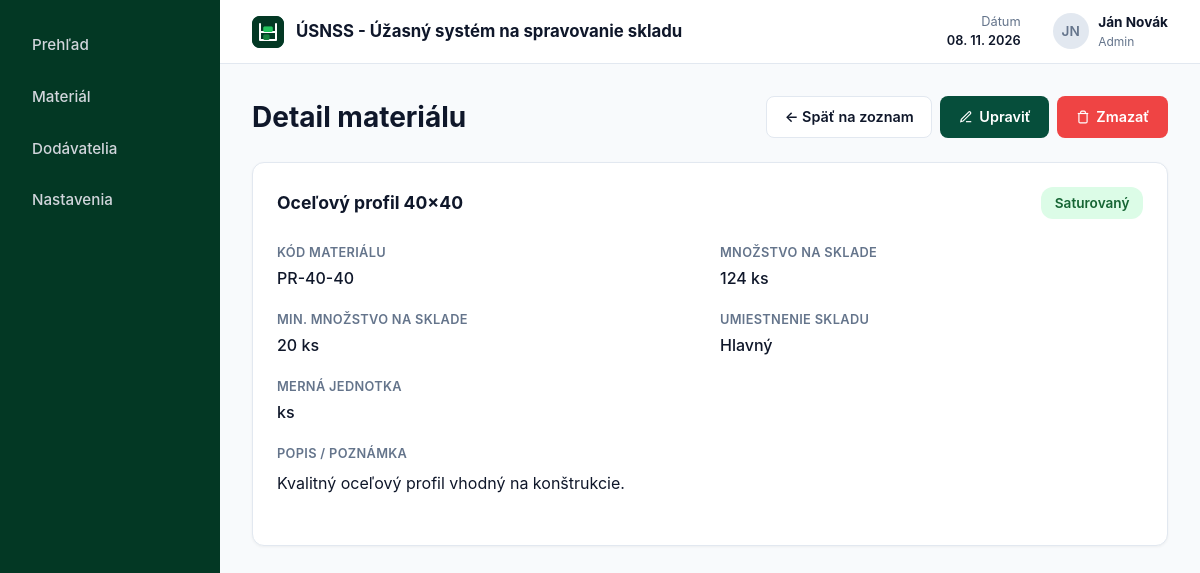
The app's page /?c=material&a=show&id=1 with its own data.
### tables this page shows
CREATE TABLE IF NOT EXISTS `materials` (
    `id` INT AUTO_INCREMENT PRIMARY KEY,
    `title` VARCHAR(255) NOT NULL,
    `code` VARCHAR(100) NOT NULL,
    `in_stock` INT NOT NULL DEFAULT 0,
    `min_stock` INT NOT NULL DEFAULT 0,
    `unit` VARCHAR(50) NOT NULL DEFAULT 'ks',
    `warehouse` VARCHAR(100) NOT NULL DEFAULT 'Hlavný',
    `description` TEXT NULL,
    `created_at` TIMESTAMP DEFAULT CURRENT_TIMESTAMP
);

### Framework/Http/Responses/Response.php (called while the page is built, shortened)
<?php
abstract class Response
{
    public function send(): void
    {
        $this->generate();
    }
}

### public/index.php (called while the page is built, shortened)
<?php
require __DIR__ . '/../Framework/ClassLoader.php';
try {
    $app = new App();
    $app->run();
} catch (Exception $e) {
    die('An error occurred: ' . $e->getMessage());
}

### Framework/Support/LinkGenerator.php (called while the page is built, shortened)
<?php
class LinkGenerator
{
    private Request $request;
    public function __construct(Request $request, Router $router)
    {
        $this->request = $request;
    }
    public function url(
        string|array $destination,
        array $parameters = [],
        bool $absolute = false,
        bool $appendParameters = false
    ): string {
        list($controller, $action) = explode(".", $destination);
        $args = $appendParameters ? $this->request->get() : [];
        $args = ["c" => lcfirst($controller), "a" => $action != "index" ? $action : null] + $parameters + $args;
        $basePath = $absolute ? $this->request->getBaseUrl() : "";
        return $basePath . "?" . http_build_query($args);
    }
}

### Framework/Http/Request.php (called while the page is built, shortened)
<?php
class Request
{
    private array $get;
    private array $post;
    public function __construct()
    {
        $this->get = $_GET;
        $this->post = $_POST;
    }
    public function get(?string $key = null): mixed
    {
        return $key === null ? $this->get : ($this->get[$key] ?? null);
    }
    public function post(?string $key = null): mixed
    {
        return $key === null ? $this->post : ($this->post[$key] ?? null);
    }
    public function value(string $key): mixed
    {
        return $this->post($key) ?? $this->get($key);
    }
}

### App/Controllers/MaterialController.php (called while the page is built, shortened)
<?php
class MaterialController extends BaseController
{
    public function show(Request $request): Response
    {
        $id = (int)$request->value('id');
        $material = $id > 0 ? Material::getOne($id) : null;
        return $this->html([
            'material' => $material,
        ], 'show');
    }
}

### Framework/ClassLoader.php (called while the page is built, shortened)
<?php
class ClassLoader
{
    public static function Boot(): void
    {
        spl_autoload_register(function ($class_name) {
            $file = self::getClassFile($class_name);
        });
    }
    public static function getClassFile(string $className): string
    {
        $baseDir = realpath(dirname(__DIR__));
        $relativePath = str_replace('\\', DIRECTORY_SEPARATOR, ltrim($className, '\\')) . '.php';
        return $baseDir . DIRECTORY_SEPARATOR . $relativePath;
    }
}
require __DIR__ . DIRECTORY_SEPARATOR . 'Support' . DIRECTORY_SEPARATOR . 'functions.php';

### Framework/Core/Model.php (called while the page is built, shortened)
<?php
abstract class Model implements \JsonSerializable
{
    protected static ?string $tableName = null;
    protected static ?string $primaryKey = null;
    protected static array $columnsMap = [];
    private static array $dbColumns = [];
    private static IDbConvention $dbConventions;
    protected static function getTableName(): string
    {
        if (!empty(static::$tableName)) {
            return static::$tableName;
        }
        return self::getConventions()->getTableName(get_called_class());
    }
    protected static function getPkColumnName(): string
    {
        if (!empty(static::$primaryKey)) {
            return static::$primaryKey;
        }
        return self::getConventions()->getPkColumnName(get_called_class());
    }
    protected static function getColumnsMap(): array
    {
        return static::$columnsMap ?? [];
    }
    public static function getOne(mixed $id): ?static
    {
        try {
            $sql = "SELECT " . static::getDBColumnNamesList() . " FROM `" . static::getTableName() . "` WHERE `" .
                static::getPkColumnName() . "`=?";
            $stmt = Connection::getInstance()->prepare($sql);
            $stmt->setFetchMode(PDO::FETCH_CLASS | PDO::FETCH_PROPS_LATE, static::class);
            $stmt->execute([$id]);
            $model = $stmt->fetch() ?: null;
            if ($model !== null) {
                $model->_dbId = $model->getIdValue();
                $model->_resultSet = new ResultSet([$model]);
            }
            return $model;
        } catch (PDOException $exception) {
            throw new Exception('Query failed: ' . $exception->getMessage(), 0, $exception);
        }
    }
    private static function getDbColumns(): array
    {
        try {
            $sql = "DESCRIBE " . static::getTableName();
            $stmt = Connection::getInstance()->prepare($sql);
            $stmt->execute([]);
            self::$dbColumns[static::class] = array_column($stmt->fetchAll(), 'Field');
            return self::$dbColumns[static::class];
        } catch (PDOException $exception) {
            throw new Exception('Query failed: ' . $exception->getMessage(), 0, $exception);
        }
    }
    private function getIdValue(): mixed
    {
        $pk = static::getPkColumnName();
        $prop = static::toPropertyName($pk);
        return isset($this->{$prop}) ? $this->{$prop} : null;
    }
    private static function getModelProperties(): array
    {
        $reflection = new \ReflectionClass(static::class);
        $properties = [];
        foreach ($reflection->getProperties() as $property) {
            $propertyName = $property->getName();
            if ($property->isStatic()) {
                continue;
            }
            $properties[$propertyName] = true;
        }
        return $properties;
    }
    private static function getDBColumnNamesList(): string
    {
        $dbColumns = [];
        foreach (static::getDbColumns() as $columnName) {
            $propertyName = static::toPropertyName($columnName);
            if ($propertyName != $columnName) {
                $dbColumns[] = "`$columnName` AS {$propertyName}";
            } else {
                $dbColumns[] = $columnName;
            }
        }
        return implode(', ', $dbColumns);
    }
    private static function toPropertyName(string $columnName): string
    {
        $customMapping = static::getColumnsMap();
        if (isset($customMapping[$columnName])) {
            return $customMapping[$columnName];
        } else {
            return static::getConventions()->toPropertyName($columnName);
        }
    }
    private static function getConventions(): IDbConvention
    {
        if (!isset(static::$dbConventions)) {
            static::$dbConventions = new (Configuration::DB_CONVENTIONS_CLASS)();
        }
        return static::$dbConventions;
    }
}

### Framework/DB/Connection.php (called while the page is built, shortened)
<?php
class Connection
{
    private static ?Connection $instance = null;
    private PDO $db;
    public function __construct(PDO $db)
    {
        $this->db = $db;
    }
    public static function getInstance(): Connection
    {
        try {
            if (self::$instance == null) {
                $db = new PDO(
                    'mysql:dbname=' . Configuration::DB_NAME . ';host=' . Configuration::DB_HOST,
                    Configuration::DB_USER,
                    Configuration::DB_PASS
                );
                $db->setAttribute(PDO::ATTR_ERRMODE, PDO::ERRMODE_EXCEPTION);
                $db->setAttribute(PDO::ATTR_EMULATE_PREPARES, true);
                self::$instance = new self($db);
            }
            return self::$instance;
        } catch (PDOException $e) {
            throw new Exception('Connection failed: ' . $e->getMessage());
        }
    }
    public function prepare(string $sql): DebugStatement
    {
        try {
            return new DebugStatement($this->db->prepare($sql));
        } catch (PDOException $e) {
            throw new Exception('Prepare failed: ' . $e->getMessage());
        }
    }
}

### Framework/DB/DebugStatement.php (called while the page is built, shortened)
<?php
class DebugStatement
{
    private PDOStatementAlias $stmt;
    public function __construct($stmt)
    {
        $this->stmt = $stmt;
    }
    public function execute(?array $params = null): bool
    {
        $result = $this->stmt->execute($params);
        $this->stmt->debugDumpParams();
        return $result;
    }
    public function __call(string $name, array $arguments): mixed
    {
        return $this->stmt->{$name}(...$arguments);
    }
}

### Framework/DB/DefaultConventions.php (called while the page is built, shortened)
<?php
class DefaultConventions implements IDbConvention
{
    public function toPropertyName(string $columnName): string
    {
        return $columnName;
    }
}

### App/Models/Material.php (called while the page is built, shortened)
<?php
class Material extends Model
{
    protected ?int $id = null;
    protected ?string $title = null;
    protected ?string $code = null;
    protected ?int $in_stock = null;
    protected ?int $min_stock = null;
    protected ?string $unit = null;
    protected ?string $warehouse = null;
    protected ?string $description = null;
    public function getId(): ?int
    {
        return $this->id;
    }
    public function getTitle(): ?string
    {
        return $this->title;
    }
    public function getCode(): ?string
    {
        return $this->code;
    }
    public function getInStock(): ?int
    {
        return $this->in_stock;
    }
    public function getMinStock(): ?int
    {
        return $this->min_stock;
    }
    public function isCritical(): bool
    {
        return ($this->in_stock ?? 0) < ($this->min_stock ?? 0);
    }
    public function getUnit(): ?string
    {
        return $this->unit;
    }
    public function getWarehouse(): ?string
    {
        return $this->warehouse;
    }
    public function getStatus(): string
    {
        return $this->isCritical() ? 'Kritický' : 'Saturovaný';
    }
    public function getDescription(): ?string
    {
        return $this->description;
    }
    public function getStatusBadgeClass(): string
    {
        return $this->isCritical() ? 'badge-critical' : 'badge-active';
    }
}

### Framework/Support/functions.php (called while the page is built)
<?php
if (!function_exists('e')) {
    function e(mixed $value): string
    {
        return htmlspecialchars((string)$value, ENT_QUOTES | ENT_SUBSTITUTE | ENT_HTML5, 'UTF-8');
    }
}

### App/Views/Material/show.view.php (the view, shortened to what this page needs)
<div class="page-header">
    <h1>Detail materiálu</h1>
    <div style="display: flex; gap: 0.5rem;">
        <a href="<?= $link->url('material.material') ?>" class="btn btn-secondary">
            &larr; Späť na zoznam
        </a>
        <a href="<?= $link->url('material.edit', ['id' => $material->getId()]) ?>" class="btn btn-primary">
            <svg viewBox="0 0 24 24" width="14" height="14" stroke="currentColor" stroke-width="2" fill="none"><path d="M12 20h9"></path><path d="M16.5 3.5a2.121 2.121 0 0 1 3 3L7 19l-4 1 1-4L16.5 3.5z"></path></svg>
            Upraviť
        </a>
        <a href="<?= $link->url('material.delete', ['id' => $material->getId()]) ?>" class="btn btn-danger" onclick="return confirm('Naozaj chcete zmazať tento materiál?');">
            <svg viewBox="0 0 24 24" width="14" height="14" stroke="currentColor" stroke-width="2" fill="none"><polyline points="3 6 5 6 21 6"></polyline><path d="M19 6v14a2 2 0 0 1-2 2H7a2 2 0 0 1-2-2V6m3 0V4a2 2 0 0 1 2-2h4a2 2 0 0 1 2 2v2"></path></svg>
            Zmazať
        </a>
    </div>
</div>
<section class="card-container">
    <div class="card-toolbar" style="margin-bottom: 1.5rem;">
        <h2><?= e($material->getTitle()) ?></h2>
        <span class="badge <?= e($material->getStatusBadgeClass()) ?>" style="font-size: 0.85rem; padding: 0.35rem 0.85rem;">
            <?= e($material->getStatus()) ?>
        </span>
    </div>
    <div class="detail-grid">
        <div class="detail-item">
            <span class="detail-label">Kód materiálu</span>
            <span class="detail-value"><?= e($material->getCode()) ?></span>
        </div>
        <div class="detail-item">
            <span class="detail-label">Množstvo na sklade</span>
            <span class="detail-value"><?= e((string)$material->getInStock()) ?> <?= e($material->getUnit()) ?></span>
        </div>
        <div class="detail-item">
            <span class="detail-label">Min. množstvo na sklade</span>
            <span class="detail-value"><?= e((string)($material->getMinStock() ?? 0)) ?> <?= e($material->getUnit()) ?></span>
        </div>
        <div class="detail-item">
            <span class="detail-label">Umiestnenie skladu</span>
            <span class="detail-value"><?= e($material->getWarehouse()) ?></span>
        </div>
        <div class="detail-item">
            <span class="detail-label">Merná jednotka</span>
            <span class="detail-value"><?= e($material->getUnit()) ?></span>
        </div>
        <div class="detail-item full-width">
            <span class="detail-label">Popis / Poznámka</span>
            <div class="detail-value" style="margin-top: 0.25rem; font-weight: normal; color: var(--text-primary); line-height: 1.6;">
                <?= !empty($material->getDescription()) ? nl2br(e($material->getDescription())) : '<em style="color: var(--text-muted);">Bez popisu</em>' ?>
            </div>
        </div>
    </div>
</section>

### public/css/layout.css (style rules this page uses)
* { box-sizing: border-box; margin: 0; padding: 0; }
:root { --bg-page: #f8fafc; --sidebar-bg: #033824; --sidebar-hover: #054c32; --sidebar-active-bg: #145e43; --header-bg: #ffffff; --border-color: #e2e8f0; --text-primary: #0f172a; --text-muted: #64748b; --text-sidebar: #d1d5db; --green-primary: #064e3b; --green-primary-hover: #043e2f; }
body { font-family: -apple-system, BlinkMacSystemFont, "Segoe UI", Roboto, sans-serif; background-color: var(--bg-page); color: var(--text-primary); line-height: 1.5; }
.page-header { display: flex; justify-content: space-between; align-items: center; }
.page-header h1 { font-size: 1.75rem; font-weight: 700; }

### public/css/material.css (style rules this page uses)
:root { --green-primary: #064e3b; --green-primary-hover: #043e2f; --badge-active-bg: #dcfce7; --badge-active-text: #166534; --badge-reserve-bg: #fef3c7; --badge-reserve-text: #92400e; --badge-critical-bg: #fee2e2; --badge-critical-text: #991b1b; }
.card-toolbar { display: flex; justify-content: space-between; align-items: center; margin-bottom: 1.25rem; }
.card-toolbar h2 { font-size: 1.1rem; font-weight: 700; }
.badge { padding: 0.2rem 0.65rem; border-radius: 12px; font-size: 0.75rem; font-weight: 600; display: inline-block; }
.badge-active { background-color: var(--badge-active-bg); color: var(--badge-active-text); }
.card-container { background-color: #ffffff; border: 1px solid var(--border-color, #e2e8f0); border-radius: 12px; padding: 1.5rem; box-shadow: 0 1px 3px rgba(0, 0, 0, 0.05); }
.btn { display: inline-flex; align-items: center; gap: 0.4rem; padding: 0.55rem 1.1rem; border-radius: 8px; font-weight: 600; font-size: 0.9rem; cursor: pointer; text-decoration: none; border: 1px solid transparent; transition: background-color 0.2s, border-color 0.2s, color 0.2s; }
.btn-primary { background-color: var(--green-primary); color: #ffffff; }
.btn-secondary { background-color: #ffffff; border-color: var(--border-color, #e2e8f0); color: var(--text-primary, #0f172a); }
.btn-danger { background-color: #ef4444; color: #ffffff; }
.detail-grid { display: grid; grid-template-columns: repeat(2, 1fr); gap: 1.25rem; margin-bottom: 1.5rem; }
.detail-item { display: flex; flex-direction: column; gap: 0.25rem; }
.detail-label { font-size: 0.8rem; font-weight: 600; color: var(--text-muted, #64748b); text-transform: uppercase; letter-spacing: 0.025em; }
.detail-value { font-size: 1rem; color: var(--text-primary, #0f172a); font-weight: 500; }
.detail-item.full-width { grid-column: 1 / -1; }

### records on screen
materials: title "Oceľový profil 40×40", $material->getStatus() "Saturovaný", code "PR-40-40", in_stock "124", unit "ks", min_stock "20", warehouse "Hlavný", description "Kvalitný oceľový profil vhodný na konštrukcie."

### other values on screen
App\Configuration::APP_NAME "ÚSNSS - Úžasný systém na spravovanie skladu"
